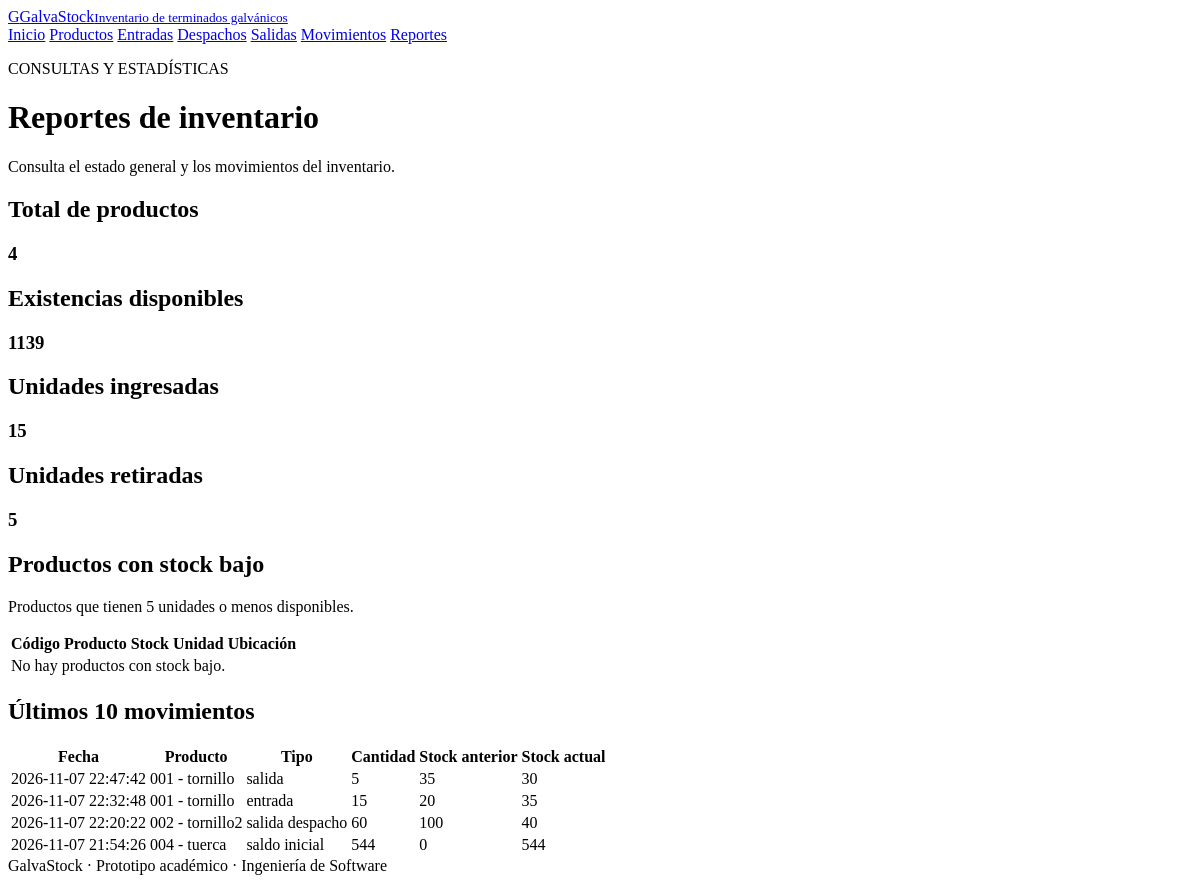
Screenshot of /reportes/index.php with the database file from the repository.
### tables this page shows
CREATE TABLE `movimientos` (
  `id` int(11) NOT NULL,
  `producto_id` int(11) NOT NULL,
  `tipo` varchar(40) NOT NULL,
  `cantidad` int(11) NOT NULL,
  `stock_antes` int(11) NOT NULL,
  `stock_despues` int(11) NOT NULL,
  `referencia` varchar(100) DEFAULT NULL,
  `ubicacion_origen` varchar(120) DEFAULT NULL,
  `ubicacion_destino` varchar(120) DEFAULT NULL,
  `observacion` varchar(255) NOT NULL DEFAULT '',
  `fecha` timestamp NOT NULL DEFAULT current_timestamp()
);

CREATE TABLE `productos` (
  `id` int(11) NOT NULL,
  `codigo` varchar(50) NOT NULL,
  `nombre` varchar(150) NOT NULL,
  `tipo_terminado` varchar(100) NOT NULL,
  `stock` int(11) DEFAULT 0,
  `stock_minimo` int(11) DEFAULT 10,
  `ubicacion` varchar(100) DEFAULT NULL,
  `fecha_creacion` timestamp NOT NULL DEFAULT current_timestamp(),
  `unidad` varchar(20) NOT NULL DEFAULT 'unidad'
);

### reportes/index.php (the view, shortened to what this page needs)
<?php
require_once '../config/conexion.php';
$totalProductos = $pdo->query(
    "SELECT COUNT(*) FROM productos"
)->fetchColumn();
$totalStock = $pdo->query(
    "SELECT COALESCE(SUM(stock), 0) FROM productos"
)->fetchColumn();
$totalEntradas = $pdo->query(
    "SELECT COALESCE(SUM(cantidad), 0) FROM entradas"
)->fetchColumn();
$totalSalidas = $pdo->query(
    "SELECT COALESCE(SUM(cantidad), 0) FROM salidas"
)->fetchColumn();
$stockBajo = $pdo->query(
    "SELECT codigo, nombre, stock, unidad, ubicacion
     FROM productos
     WHERE stock <= 5
     ORDER BY stock ASC"
)->fetchAll();
$movimientos = $pdo->query(
    "SELECT m.*, p.codigo, p.nombre
     FROM movimientos m
     INNER JOIN productos p ON p.id = m.producto_id
     ORDER BY m.id DESC
     LIMIT 10"
)->fetchAll();
include '../includes/header.php';
?>
<div class="page-head">
    <div>
        <p class="eyebrow">CONSULTAS Y ESTADÍSTICAS</p>
        <h1>Reportes de inventario</h1>
        <p>Consulta el estado general y los movimientos del inventario.</p>
    </div>
</div>
<section class="grid">
    <article class="panel">
        <h2>Total de productos</h2>
        <h1><?= $totalProductos ?></h1>
    </article>
    <article class="panel">
        <h2>Existencias disponibles</h2>
        <h1><?= $totalStock ?></h1>
    </article>
    <article class="panel">
        <h2>Unidades ingresadas</h2>
        <h1><?= $totalEntradas ?></h1>
    </article>
    <article class="panel">
        <h2>Unidades retiradas</h2>
        <h1><?= $totalSalidas ?></h1>
    </article>
</section>
<section class="panel">
    <h2>Productos con stock bajo</h2>
    <p>Productos que tienen 5 unidades o menos disponibles.</p>
    <div class="table-wrap">
        <table>
            <thead>
                <tr>
                    <th>Código</th>
                    <th>Producto</th>
                    <th>Stock</th>
                    <th>Unidad</th>
                    <th>Ubicación</th>
                </tr>
            </thead>
            <tbody>
                <?php if (!$stockBajo): ?>
                    <tr>
                        <td colspan="5" class="empty">
                            No hay productos con stock bajo.
                        </td>
                    </tr>
                <?php endif; ?>
            </tbody>
        </table>
    </div>
</section>
<section class="panel">
    <h2>Últimos 10 movimientos</h2>
    <div class="table-wrap">
        <table>
            <thead>
                <tr>
                    <th>Fecha</th>
                    <th>Producto</th>
                    <th>Tipo</th>
                    <th>Cantidad</th>
                    <th>Stock anterior</th>
                    <th>Stock actual</th>
                </tr>
            </thead>
            <tbody>
                <?php foreach ($movimientos as $m): ?>
                    <tr>
                        <td><?= htmlspecialchars($m['fecha']) ?></td>
                        <td><?= htmlspecialchars($m['codigo'].' - '.$m['nombre']) ?></td>
                        <td><?= htmlspecialchars(str_replace('_', ' ', $m['tipo'])) ?></td>
                        <td><?= $m['cantidad'] ?></td>
                        <td><?= $m['stock_antes'] ?></td>
                        <td><?= $m['stock_despues'] ?></td>
                    </tr>
                <?php endforeach; ?>
            </tbody>
        </table>
    </div>
</section>
<?php include '../includes/footer.php'; ?>

### rows the page displays
movimientos: fecha "2026-11-07 22:47:42", producto.nombre "001 - tornillo", tipo "salida", cantidad "5", stock_antes "35", stock_despues "30"
movimientos: fecha "2026-11-07 22:32:48", producto.nombre "001 - tornillo", tipo "entrada", cantidad "15", stock_antes "20", stock_despues "35"
movimientos: fecha "2026-11-07 22:20:22", producto.nombre "002 - tornillo2", tipo "salida despacho", cantidad "60", stock_antes "100", stock_despues "40"
movimientos: fecha "2026-11-07 21:54:26", producto.nombre "004 - tuerca", tipo "saldo inicial", cantidad "544", stock_antes "0", stock_despues "544"

### other values shown
$totalProductos "4"
$totalStock "1139"
$totalEntradas "15"
$totalSalidas "5"
